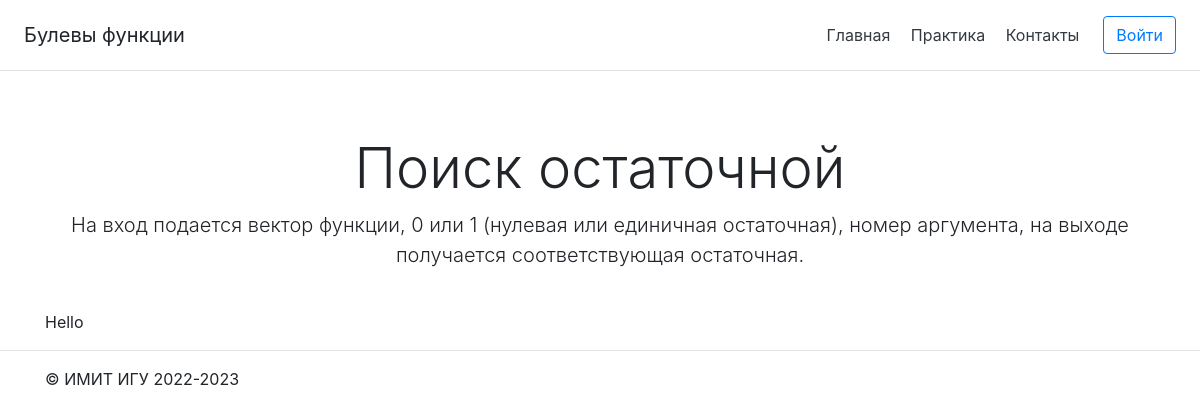
Screenshot of /StartTask/Res with the database file from the repository.
### main/models.py (models this page shows, shortened)
class Task(models.Model):
    title = models.CharField('Название', max_length=255)
    task = models.TextField('Описание')
    type = models.CharField('Тип задачи', max_length=50, default="none")
    class Meta:
        verbose_name = 'Задача'
        verbose_name_plural = 'Задачи'

### main/views.py (the view)
# urls.py: path('StartTask/Res', res, name='Res'),
def res(request):
    task = Task.objects.get(type="Res")
    return render(request, 'main/starttask/Res.html', {'task': task})

### main/templates/main/starttask/Res.html
{% extends 'main/starttask/temp.html' %}
{% block task %}
<p>Hello</p>
{% endblock %}

### main/templates/main/starttask/temp.html (shortened to what this page needs)
{% extends 'main/base.html' %}
{% block content %}
    <div class="pricing-header px-3 py-3 pt-md-5 pb-md-4 mx-auto text-center">
      <h1 class="display-4">{{task.title}}</h1>
      <p class="lead">{{task.task}}</p>
    </div>
    <div class="task">
        {% block task %}{% endblock %}
    </div>
{% endblock %}

### rows the page displays
Task: title "Поиск остаточной", task "На вход подается вектор функции, 0 или 1 (нулевая или единичная остаточная), номер аргумента, на выходе получается соответствующая остаточная."
